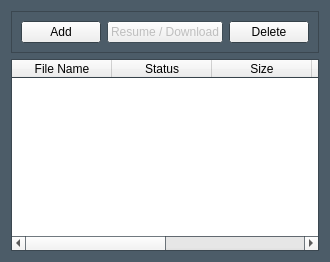
      <widget class="QWidget" name="tab_2">
       <property name="palette">
        <palette>
         <active>
          <colorrole role="Base">
           <brush brushstyle="SolidPattern">
            <color alpha="255">
             <red>255</red>
             <green>255</green>
             <blue>255</blue>
            </color>
           </brush>
          </colorrole>
          <colorrole role="Window">
           <brush brushstyle="SolidPattern">
            <color alpha="255">
             <red>76</red>
             <green>92</green>
             <blue>104</blue>
            </color>
           </brush>
          </colorrole>
         </active>
         <inactive>
          <colorrole role="Base">
           <brush brushstyle="SolidPattern">
            <color alpha="255">
             <red>255</red>
             <green>255</green>
             <blue>255</blue>
            </color>
           </brush>
          </colorrole>
          <colorrole role="Window">
           <brush brushstyle="SolidPattern">
            <color alpha="255">
             <red>76</red>
             <green>92</green>
             <blue>104</blue>
            </color>
           </brush>
          </colorrole>
         </inactive>
         <disabled>
          <colorrole role="Base">
           <brush brushstyle="SolidPattern">
            <color alpha="255">
             <red>76</red>
             <green>92</green>
             <blue>104</blue>
            </color>
           </brush>
          </colorrole>
          <colorrole role="Window">
           <brush brushstyle="SolidPattern">
            <color alpha="255">
             <red>76</red>
             <green>92</green>
             <blue>104</blue>
            </color>
           </brush>
          </colorrole>
         </disabled>
        </palette>
       </property>
       <property name="autoFillBackground">
        <bool>true</bool>
       </property>
       <attribute name="title">
        <string>Download Manger</string>
       </attribute>
       <layout class="QGridLayout" name="gridLayout_3">
        <item row="0" column="0">
         <widget class="QFrame" name="frame">
          <property name="sizePolicy">
           <sizepolicy hsizetype="Fixed" vsizetype="Preferred">
            <horstretch>0</horstretch>
            <verstretch>0</verstretch>
           </sizepolicy>
          </property>
          <property name="minimumSize">
           <size>
            <width>80</width>
            <height>0</height>
           </size>
          </property>
          <property name="baseSize">
           <size>
            <width>100</width>
            <height>0</height>
           </size>
          </property>
          <property name="frameShape">
           <enum>QFrame::StyledPanel</enum>
          </property>
          <property name="frameShadow">
           <enum>QFrame::Raised</enum>
          </property>
          <layout class="QGridLayout" name="gridLayout_4">
           <item row="0" column="0">
            <widget class="QPushButton" name="downloadAdd_pb">
             <property name="enabled">
              <bool>true</bool>
             </property>
             <property name="text">
              <string>Add</string>
             </property>
             <property name="icon">
              <iconset>
               <normaloff>../ui files/pics/Add.png</normaloff>../ui files/pics/Add.png</iconset>
             </property>
             <property name="autoDefault">
              <bool>false</bool>
             </property>
             <property name="default">
              <bool>false</bool>
             </property>
             <property name="flat">
              <bool>false</bool>
             </property>
            </widget>
           </item>
           <item row="0" column="1">
            <widget class="QPushButton" name="downloadResume_pb">
             <property name="enabled">
              <bool>false</bool>
             </property>
             <property name="text">
              <string>Resume / Download</string>
             </property>
             <property name="icon">
              <iconset>
               <normaloff>../ui files/pics/play.png</normaloff>../ui files/pics/play.png</iconset>
             </property>
             <property name="autoDefault">
              <bool>false</bool>
             </property>
             <property name="default">
              <bool>false</bool>
             </property>
             <property name="flat">
              <bool>false</bool>
             </property>
            </widget>
           </item>
           <item row="0" column="2">
            <widget class="QPushButton" name="downloadDelete_pb">
             <property name="text">
              <string>Delete</string>
             </property>
            </widget>
           </item>
          </layout>
         </widget>
        </item>
        <item row="1" column="0">
         <widget class="QTableWidget" name="downloads_tw">
          <property name="selectionMode">
           <enum>QAbstractItemView::SingleSelection</enum>
          </property>
          <column>
           <property name="text">
            <string>File Name</string>
           </property>
          </column>
          <column>
           <property name="text">
            <string>Status</string>
           </property>
          </column>
          <column>
           <property name="text">
            <string>Size</string>
           </property>
          </column>
          <column>
           <property name="text">
            <string>Percentage</string>
           </property>
          </column>
          <column>
           <property name="text">
            <string>Downloaded</string>
           </property>
          </column>
          <column>
           <property name="text">
            <string>Last Try</string>
           </property>
          </column>
         </widget>
        </item>
       </layout>
      </widget>
